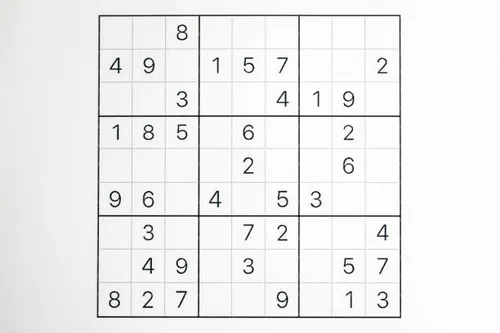
#> input picture resources/1.webp, 500 x 333 px
$ python sudokuMain.py
#> lines starting #> are read from the running program, lines starting #| are printed output that depends on the picture; after the words box and inside, x2 and y2 are one past the last pixel; in counts of white or black regions, pixels touching at a corner belong together
### utils.py
import cv2;
import numpy

#preprocessing the image
def preProcess(img) :
    imgGray = cv2.cvtColor(img, cv2.COLOR_BGR2GRAY) #convert the image into gray scale
    imgBlur = cv2.GaussianBlur(imgGray, (5, 5), 1) #blurring the image
    imgTreshold = cv2.adaptiveThreshold(imgBlur, 255, 1, 1, 11, 2) #Applying adaptive treshold
    return imgTreshold

# stacking the image
def stackImages(imgArray,scale):
    rows = len(imgArray)
    cols = len(imgArray[0])
    rowsAvailable = isinstance(imgArray[0], list)
    width = imgArray[0][0].shape[1]
    height = imgArray[0][0].shape[0]
    if rowsAvailable:
        for x in range ( 0, rows):
            for y in range(0, cols):
                imgArray[x][y] = cv2.resize(imgArray[x][y], (0, 0), None, scale, scale)
                if len(imgArray[x][y].shape) == 2: imgArray[x][y]= cv2.cvtColor( imgArray[x][y], cv2.COLOR_GRAY2BGR)
        imageBlank = numpy.zeros((height, width, 3), numpy.uint8)
        hor = [imageBlank]*rows
        hor_con = [imageBlank]*rows
        for x in range(0, rows):
            hor[x] = numpy.hstack(imgArray[x])
            hor_con[x] = numpy.concatenate(imgArray[x])
        ver = numpy.vstack(hor)
        ver_con = numpy.concatenate(hor)
    else:
        for x in range(0, rows):
            imgArray[x] = cv2.resize(imgArray[x], (0, 0), None, scale, scale)
            if len(imgArray[x].shape) == 2: imgArray[x] = cv2.cvtColor(imgArray[x], cv2.COLOR_GRAY2BGR)
        hor= numpy.hstack(imgArray)
        hor_con= numpy.concatenate(imgArray)
        ver = hor
    return ver

# finding the biggest contour
def biggestContour(contours):
    biggest = numpy.array([])
    max_area = 0 #defining maxArea as 0
    for i in contours: #looping through all the contours
        area = cv2.contourArea(i) #finding area of contours
        if area > 50: #making sure contours have area greater than certain treshold
            peri = cv2.arcLength(i, True) #finding the perimeter of contours
            approx = cv2.approxPolyDP(i, 0.02 * peri, True) #reducing the number of contours point
            if area > max_area and len(approx) == 4:
                biggest = approx
                max_area = area
    return biggest,max_area

#reordering the contours point
def reorder(myPoints):
    myPoints = myPoints.reshape((4, 2))
    myPointsNew = numpy.zeros((4, 1, 2), dtype=numpy.int32)
    add = myPoints.sum(1)
    myPointsNew[0] = myPoints[numpy.argmin(add)]
    myPointsNew[3] =myPoints[numpy.argmax(add)]
    diff = numpy.diff(myPoints, axis=1)
    myPointsNew[1] =myPoints[numpy.argmin(diff)]
    myPointsNew[2] = myPoints[numpy.argmax(diff)]
    return myPointsNew

### sudokuMain.py
import cv2
import numpy
import utils

#prepoaring the image
img = cv2.imread('resources/1.webp') #reading the image with the cv2 inbuilt function
#> img is the input picture: shape (333, 500, 3); mean B, G, R 239.1, 239.3, 239.2
img = cv2.resize(img, (225, 225)) # resizing the image to 450X450
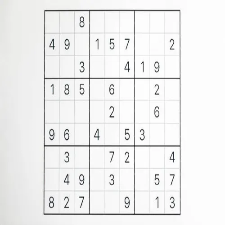
#> img: shape (225, 225, 3); mean B, G, R 238.7, 238.9, 238.8
imgBlank = numpy.zeros((225, 225, 3), numpy.uint8) #creating a blank image
imgTreshold = utils.preProcess(img) #function in the utils file
#> in preProcess, `imgBlur = cv2.GaussianBlur(imgGray, (5, 5), 1)`:
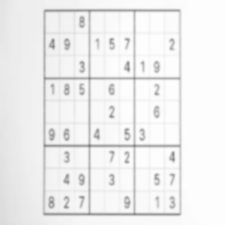
#> imgBlur: shape (225, 225); min 122, max 254, mean 238.8
#> in preProcess, `imgTreshold = cv2.adaptiveThreshold(imgBlur, 255, 1, 1, 11, 2)`:
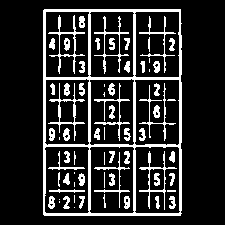
#> imgTreshold: shape (225, 225); 16.6% white; 69 white regions (17 under 20 px)

#finding all the contours
imgContours = img.copy() #copying the img
imgBigContours = img.copy() #copying the img
contours, hierarchy = cv2.findContours(imgTreshold, cv2.RETR_EXTERNAL, cv2.CHAIN_APPROX_SIMPLE)
#> contours = 1 contour; box (x1, y1, x2, y2) and area: (43, 9, 182, 216) 28384
cv2.drawContours(imgContours, contours, -1, (0, 255, 0), 3) #drawing detected contours
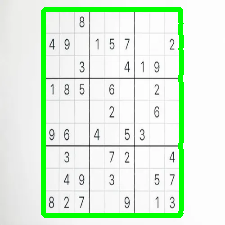
#> imgContours: shape (225, 225, 3); 6.74% of pixels changed, all inside (x1, y1, x2, y2) = (41, 7, 184, 218)

biggest, maxArea = utils.biggestContour(contours) # FIND THE BIGGEST CONTOUR
#> the loop in biggestContour, `for i in contours:` made 1 pass
#> (area, peri, biggest, max_area) on pass 1: (28384, 689.8, [[44, 9], [43, 214], [180, 215], [180, 9]], 28384)
#> after the loop in biggestContour, `for i in contours:`: max_area = 28384
#> biggest = [[44, 9], [43, 214], [180, 215], [180, 9]]; maxArea = 28384
if biggest.size != 0:
    biggest = utils.reorder(biggest)
#> in reorder, `myPoints = myPoints.reshape((4, 2))`: myPoints = [[44, 9], [43, 214], [180, 215], [180, 9]]
#> in reorder, `add = myPoints.sum(1)`: add = [53, 257, 395, 189]
#> in reorder, `diff = numpy.diff(myPoints, axis=1)`: diff = [-35, 171, 35, -171]
#> biggest = [[44, 9], [180, 9], [43, 214], [180, 215]]
    cv2.drawContours(imgBigContours, biggest, -1, (0, 0, 255), 25) # DRAW THE BIGGEST CONTOUR
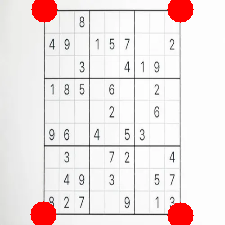
#> imgBigContours: shape (225, 225, 3); 3.88% of pixels changed, all inside (x1, y1, x2, y2) = (30, 0, 194, 225)
    pts1 = numpy.float32(biggest) # PREPARE POINTS FOR WARP
#> pts1 = [[44, 9], [180, 9], [43, 214], [180, 215]]
    pts2 = numpy.float32([[0, 0],[225, 0], [0, 225],[225, 225]]) # PREPARE POINTS FOR WARP
    matrix = cv2.getPerspectiveTransform(pts1, pts2) # GER
#> matrix = [[1.67, 0.00812, -73.36], [9.87e-18, 1.11, -9.97], [3.57e-05, 3.61e-05, 1]]
    imgWarpColored = cv2.warpPerspective(img, matrix, (225, 225))
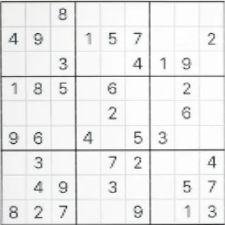
#> imgWarpColored: shape (225, 225, 3); mean B, G, R 235.4, 235.3, 235.3
    imgDetectedDigits = imgBlank.copy()
    imgWarpColored = cv2.cvtColor(imgWarpColored,cv2.COLOR_BGR2GRAY)
#> imgWarpColored: shape (225, 225)

imageArray = ([img, imgTreshold, imgContours, imgBigContours], [imgWarpColored, imgBlank, imgBlank, imgBlank])
stackedImage = utils.stackImages(imageArray, 1)
#> in stackImages, `rows = len(imgArray)`: rows = 2
#> in stackImages, `cols = len(imgArray[0])`: cols = 4
#> in stackImages, `rowsAvailable = isinstance(imgArray[0], list)`: rowsAvailable = True
#> in stackImages, `hor = [imageBlank]*rows`: hor = 2 items
#> in stackImages, `ver = numpy.vstack(hor)`:
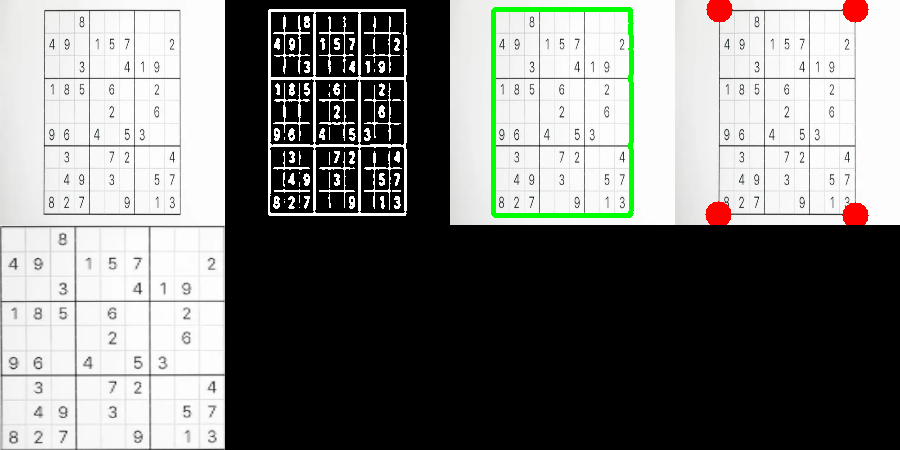
#> ver: shape (450, 900, 3); mean of channels 0, 1, 2 121.3, 123.5, 122.6; drawn as B, G, R
cv2.imshow('output', stackedImage)

cv2.waitKey(0)
